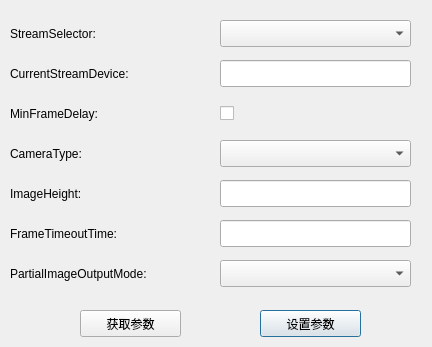
<?xml version="1.0" encoding="UTF-8"?>
<ui version="4.0">
 <class>XOFConfigForm</class>
 <widget class="QDialog" name="XOFConfigForm">
  <property name="geometry">
   <rect>
    <x>0</x>
    <y>0</y>
    <width>432</width>
    <height>347</height>
   </rect>
  </property>
  <property name="windowTitle">
   <string>Dialog</string>
  </property>
  <widget class="QLabel" name="label_3">
   <property name="geometry">
    <rect>
     <x>10</x>
     <y>20</y>
     <width>171</width>
     <height>27</height>
    </rect>
   </property>
   <property name="text">
    <string>StreamSelector:</string>
   </property>
  </widget>
  <widget class="QComboBox" name="cbStreamSelector">
   <property name="geometry">
    <rect>
     <x>220</x>
     <y>20</y>
     <width>191</width>
     <height>27</height>
    </rect>
   </property>
  </widget>
  <widget class="QLabel" name="label_4">
   <property name="geometry">
    <rect>
     <x>10</x>
     <y>60</y>
     <width>171</width>
     <height>27</height>
    </rect>
   </property>
   <property name="text">
    <string>CurrentStreamDevice:</string>
   </property>
  </widget>
  <widget class="QCheckBox" name="cbMinFrameDelay">
   <property name="geometry">
    <rect>
     <x>220</x>
     <y>100</y>
     <width>171</width>
     <height>27</height>
    </rect>
   </property>
   <property name="text">
    <string/>
   </property>
  </widget>
  <widget class="QLabel" name="label_7">
   <property name="geometry">
    <rect>
     <x>10</x>
     <y>100</y>
     <width>171</width>
     <height>27</height>
    </rect>
   </property>
   <property name="text">
    <string>MinFrameDelay:</string>
   </property>
  </widget>
  <widget class="QLineEdit" name="teCurrentStreamDevice">
   <property name="geometry">
    <rect>
     <x>220</x>
     <y>60</y>
     <width>191</width>
     <height>27</height>
    </rect>
   </property>
  </widget>
  <widget class="QLabel" name="label_5">
   <property name="geometry">
    <rect>
     <x>10</x>
     <y>140</y>
     <width>171</width>
     <height>27</height>
    </rect>
   </property>
   <property name="text">
    <string>CameraType:</string>
   </property>
  </widget>
  <widget class="QComboBox" name="cbCameraType">
   <property name="geometry">
    <rect>
     <x>220</x>
     <y>140</y>
     <width>191</width>
     <height>27</height>
    </rect>
   </property>
  </widget>
  <widget class="QLabel" name="label_6">
   <property name="geometry">
    <rect>
     <x>10</x>
     <y>180</y>
     <width>171</width>
     <height>27</height>
    </rect>
   </property>
   <property name="text">
    <string>ImageHeight:</string>
   </property>
  </widget>
  <widget class="QLineEdit" name="teImageHeight">
   <property name="geometry">
    <rect>
     <x>220</x>
     <y>180</y>
     <width>191</width>
     <height>27</height>
    </rect>
   </property>
  </widget>
  <widget class="QLabel" name="label_8">
   <property name="geometry">
    <rect>
     <x>10</x>
     <y>220</y>
     <width>171</width>
     <height>27</height>
    </rect>
   </property>
   <property name="text">
    <string>FrameTimeoutTime:</string>
   </property>
  </widget>
  <widget class="QLineEdit" name="teFrameTimeoutTime">
   <property name="geometry">
    <rect>
     <x>220</x>
     <y>220</y>
     <width>191</width>
     <height>27</height>
    </rect>
   </property>
  </widget>
  <widget class="QLabel" name="label_9">
   <property name="geometry">
    <rect>
     <x>10</x>
     <y>260</y>
     <width>201</width>
     <height>27</height>
    </rect>
   </property>
   <property name="text">
    <string>PartialImageOutputMode:</string>
   </property>
  </widget>
  <widget class="QComboBox" name="cbPartialImageOutputMode">
   <property name="geometry">
    <rect>
     <x>220</x>
     <y>260</y>
     <width>191</width>
     <height>27</height>
    </rect>
   </property>
  </widget>
  <widget class="QPushButton" name="bnSetParam">
   <property name="geometry">
    <rect>
     <x>260</x>
     <y>310</y>
     <width>101</width>
     <height>27</height>
    </rect>
   </property>
   <property name="text">
    <string>设置参数</string>
   </property>
  </widget>
  <widget class="QPushButton" name="bnGetParam">
   <property name="geometry">
    <rect>
     <x>80</x>
     <y>310</y>
     <width>101</width>
     <height>27</height>
    </rect>
   </property>
   <property name="text">
    <string>获取参数</string>
   </property>
  </widget>
 </widget>
 <resources/>
 <connections/>
</ui>
